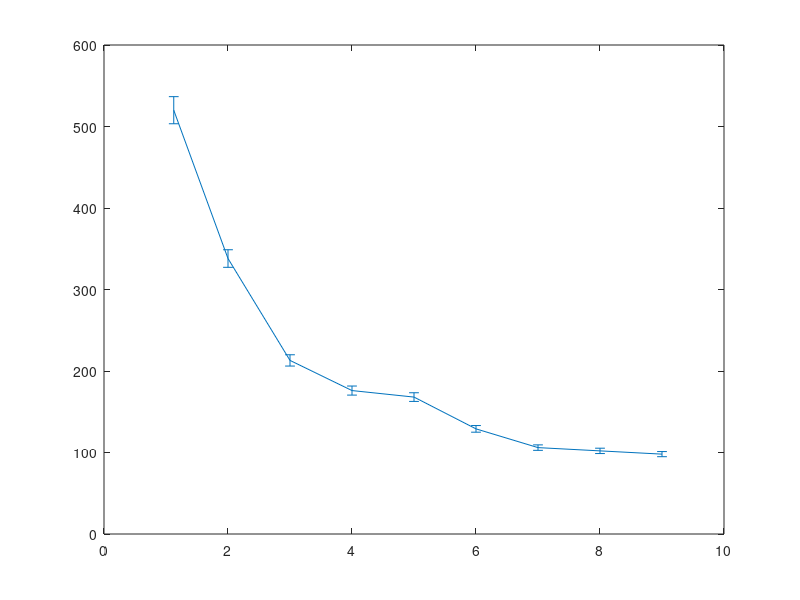

This figure's MATLAB source: (Note: this script raises an error after producing the figure.)
clear all;
close all;
clc;

vin=[1.125 2 3 4 5 6 7 8 9 10];
ch1sigma=[520 338 213 176 168 129 106 102 98];
ch1err=[1/sqrt(978)*ch1sigma(1) 1/sqrt(983)*ch1sigma(2) 1/sqrt(946)*ch1sigma(3) ...
    1/sqrt(1000)*ch1sigma(4) 1/sqrt(998)*ch1sigma(5) 1/sqrt(1000)*ch1sigma(6) ...
    1/sqrt(1000)*ch1sigma(7) 1/sqrt(967)*ch1sigma(8) 1/sqrt(971)*ch1sigma(9)];
ch2sigma=[605 246 171 135 119 103 94 90 81 76];
ch2err=[1/sqrt(888)*ch2sigma(1) 1/sqrt(995)*ch2sigma(2) 1/sqrt(1000)*ch2sigma(3) ...
    1/sqrt(996)*ch2sigma(4) 1/sqrt(1000)*ch2sigma(5) 1/sqrt(1000)*ch2sigma(6) ...
    1/sqrt(1000)*ch2sigma(7) 1/sqrt(1000)*ch2sigma(8) 1/sqrt(1000)*ch2sigma(9) 1/sqrt(1000)*ch2sigma(10)];
ch3sigma=[699 312 236 171 154 134 124 118 117 105];
ch3err=[1/sqrt(877)*ch3sigma(1) 1/sqrt(957)*ch3sigma(2) 1/sqrt(1000)*ch3sigma(3) ...
    1/sqrt(995)*ch3sigma(4) 1/sqrt(1000)*ch3sigma(5) 1/sqrt(1000)*ch3sigma(6) ...
    1/sqrt(968)*ch3sigma(7) 1/sqrt(1000)*ch3sigma(8) 1/sqrt(1000)*ch3sigma(9) 1/sqrt(1000)*ch3sigma(10)];
ch4sigma=[566 267 205 157 130 116 113 105 99 92];
ch4err=[1/sqrt(868)*ch4sigma(1) 1/sqrt(991)*ch4sigma(2) 1/sqrt(1000)*ch4sigma(3) ...
    1/sqrt(998)*ch4sigma(4) 1/sqrt(1000)*ch4sigma(5) 1/sqrt(1000)*ch4sigma(6) ...
    1/sqrt(1000)*ch4sigma(7) 1/sqrt(1000)*ch4sigma(8) 1/sqrt(1000)*ch4sigma(9) 1/sqrt(1000)*ch4sigma(10)];

fitfun=@(A,x)sqrt(A(1)*x.^(-2)+A(2));
xf0=[0.9,140];
A1=lsqcurvefit(fitfun,xf0,vin(1:end-1),ch1sigma);
A2=lsqcurvefit(fitfun,xf0,vin,ch2sigma);
A3=lsqcurvefit(fitfun,xf0,vin,ch3sigma);
A4=lsqcurvefit(fitfun,xf0,vin,ch4sigma);

E1=errorbar(vin(1:end-1),ch1sigma,ch1err);
set(E1,'LineStyle', 'none ','Color', 'r','LineWidth', 3, 'Marker', '.', 'MarkerSize', 8, ...
         'MarkerEdgeColor', [.2 .2 .2], 'MarkerFaceColor' , [0,1,1]);
hold on
times = linspace(vin(1),vin(end));
plot(times,fitfun(A1,times),'r--','LineWidth', 2);
hold on
E2=errorbar(vin,ch2sigma,ch2err);
set(E2,'LineStyle', 'none ','Color', 'g','LineWidth', 3, 'Marker', '.', 'MarkerSize', 8, ...
         'MarkerEdgeColor', [.2 .2 .2], 'MarkerFaceColor' , [0,1,1]);
hold on
plot(times,fitfun(A2,times),'g--','LineWidth', 2);
hold on
E3=errorbar(vin,ch3sigma,ch3err);
set(E3,'LineStyle', 'none ','Color', 'b','LineWidth', 3, 'Marker', '.', 'MarkerSize', 8, ...
         'MarkerEdgeColor', [.2 .2 .2], 'MarkerFaceColor' , [0,1,1]);
hold on
plot(times,fitfun(A3,times),'b--','LineWidth', 2);
hold on
E4=errorbar(vin,ch4sigma,ch4err);
set(E4,'LineStyle', 'none ','Color', 'm','LineWidth', 3, 'Marker', '.', 'MarkerSize', 8, ...
         'MarkerEdgeColor', [.2 .2 .2], 'MarkerFaceColor' , [0,1,1]);
hold on
plot(times,fitfun(A4,times),'m--','LineWidth', 2);

xlabel('input(mV)');
ylabel('jitter rms(ps)');
grid on
legend('ch1 measurement data','ch1 measured data fitting',...
    'ch2 measurement data','ch2 measured data fitting',...
    'ch3 measurement data','ch3 measured data fitting',...
    'ch4 measurement data','ch4 measured data fitting');
title('Board 5 OR4 timing performance');